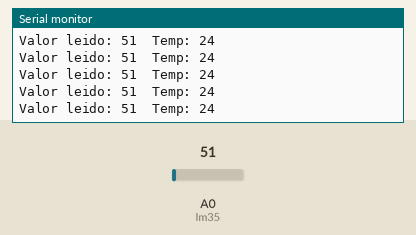
This sketch was run on a simulated Arduino Uno, built with avr-gcc and run on an emulated ATmega328P. On the bench: the last lines printed to the serial monitor. The inputs (shaded band) are chosen by the test bench; at power-on: A0 (lm35) = 51.

Above: at 1.2 s.
1.3 s: A0 (lm35) set to 61
At 1.56 s:
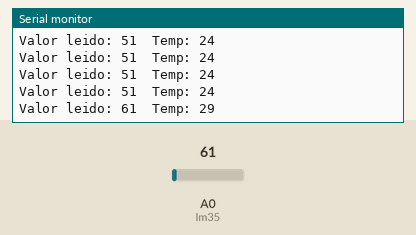
2.8 s: A0 (lm35) set to 71
At 2.96 s:
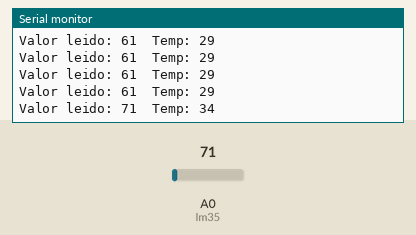
Timing chart, 0 to 5.8 s (numbered marks = the images above; inputs shaded):
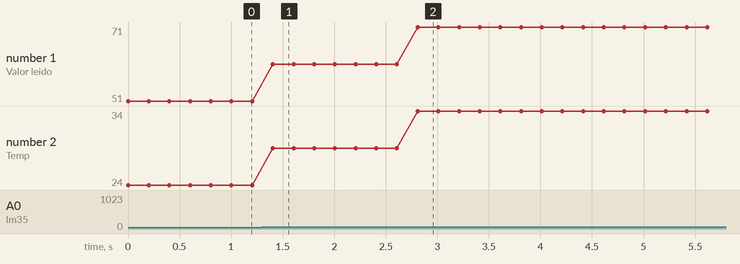

Measured:
- after the input at 1.3 s, the serial monitor: prints a new line after 0.10 s (image 1)
- after the input at 2.8 s, the serial monitor: prints a new line at once (image 2)
- plotted number 1: 51 → 61 after the input at 1.3 s, 61 → 71 after the input at 2.8 s
- plotted number 2: 24 → 29 after the input at 1.3 s, 29 → 34 after the input at 2.8 s

The sketch:

LM35.ino
```cpp
int lm35 = A0;

void setup() {
  // put your setup code here, to run once:
   Serial.begin(9600);

}


int valor;
void loop() {
    valor = analogRead(lm35); //0 - 1023

    Serial.print("Valor leido: " + String(valor));

    valor = (5.0 * valor * 100.0)/1023.0; // °C

    Serial.println("  Temp: " + String(valor));

    delay(200);
}
```
